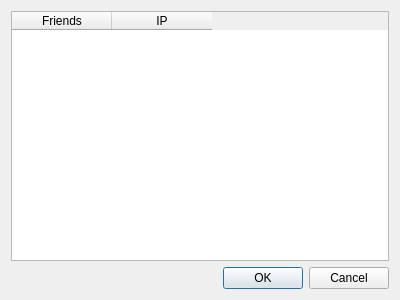
<?xml version="1.0" encoding="UTF-8"?>
<ui version="4.0">
 <class>Dialog</class>
 <widget class="QDialog" name="Dialog">
  <property name="geometry">
   <rect>
    <x>0</x>
    <y>0</y>
    <width>400</width>
    <height>300</height>
   </rect>
  </property>
  <property name="windowTitle">
   <string>Dialog</string>
  </property>
  <layout class="QGridLayout" name="gridLayout">
   <item row="0" column="0">
    <widget class="QTableWidget" name="tableWidget">
     <column>
      <property name="text">
       <string>Friends</string>
      </property>
     </column>
     <column>
      <property name="text">
       <string>IP</string>
      </property>
     </column>
    </widget>
   </item>
   <item row="1" column="0">
    <widget class="QDialogButtonBox" name="buttonBox">
     <property name="orientation">
      <enum>Qt::Horizontal</enum>
     </property>
     <property name="standardButtons">
      <set>QDialogButtonBox::Cancel|QDialogButtonBox::Ok</set>
     </property>
    </widget>
   </item>
  </layout>
 </widget>
 <resources/>
 <connections>
  <connection>
   <sender>buttonBox</sender>
   <signal>accepted()</signal>
   <receiver>Dialog</receiver>
   <slot>accept()</slot>
   <hints>
    <hint type="sourcelabel">
     <x>248</x>
     <y>254</y>
    </hint>
    <hint type="destinationlabel">
     <x>157</x>
     <y>274</y>
    </hint>
   </hints>
  </connection>
  <connection>
   <sender>buttonBox</sender>
   <signal>rejected()</signal>
   <receiver>Dialog</receiver>
   <slot>reject()</slot>
   <hints>
    <hint type="sourcelabel">
     <x>316</x>
     <y>260</y>
    </hint>
    <hint type="destinationlabel">
     <x>286</x>
     <y>274</y>
    </hint>
   </hints>
  </connection>
 </connections>
</ui>
